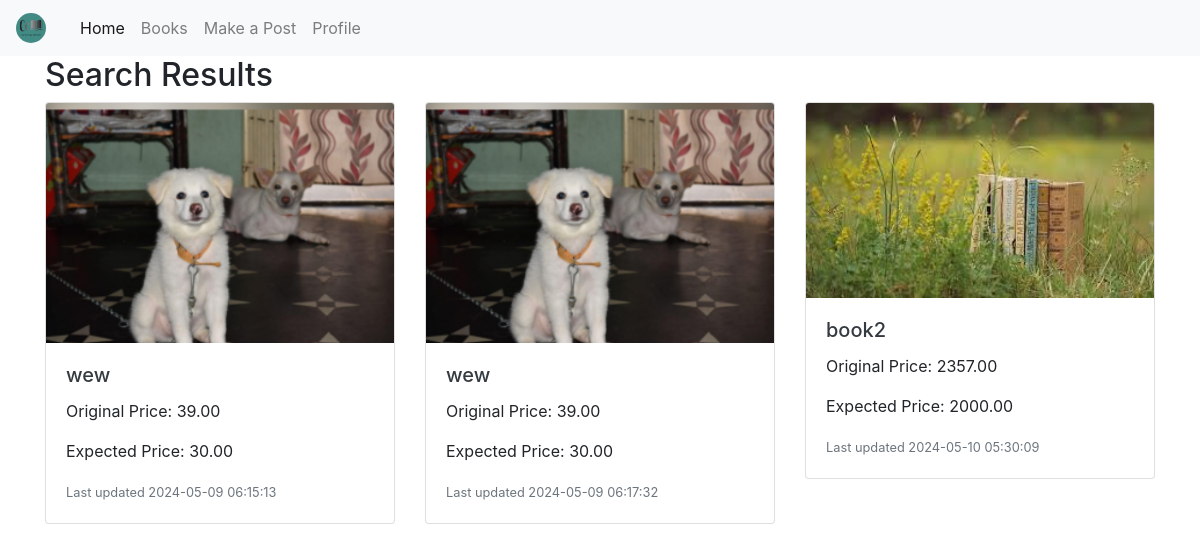
The app's page /search_1.php?category=education with its own data.
### tables this page shows
CREATE TABLE `postbook` (
  `b_id` int(11) NOT NULL,
  `b_name` varchar(255) NOT NULL,
  `b_isbn` varchar(20) NOT NULL,
  `b_auth` varchar(255) NOT NULL,
  `og_pr` decimal(10,2) NOT NULL,
  `ex_pr` decimal(10,2) NOT NULL,
  `descript` text NOT NULL,
  `pic1` varchar(255) NOT NULL,
  `pic2` varchar(255) DEFAULT NULL,
  `genr1` varchar(100) DEFAULT NULL,
  `genr2` varchar(100) DEFAULT NULL,
  `used` enum('N','Y') NOT NULL DEFAULT 'N',
  `user_id` int(11) NOT NULL,
  `dt_creation` timestamp NOT NULL DEFAULT current_timestamp(),
  `user_name` varchar(50) DEFAULT NULL
);

### search_1.php (the view, shortened to what this page needs)
<!DOCTYPE html>
<html lang="en">
<head>
  <link rel="stylesheet" href="https://stackpath.bootstrapcdn.com/bootstrap/4.5.2/css/bootstrap.min.css">
</head>
<body>
<nav class="navbar navbar-expand-lg navbar-light bg-light">
    <a class="navbar-brand" href="#"><img src="images\cc-high-resolution-logo.png" alt="Your Logo"></a>
  <div class="collapse navbar-collapse" id="navbarSupportedContent">
    <ul class="navbar-nav mr-auto">
      <li class="nav-item active">
        <a class="nav-link" href="home.php">Home</a>
      </li>
      <li class="nav-item">
        <a class="nav-link" href="#">Books</a>
      </li>
      <li class="nav-item">
        <a class="nav-link" href="makeapost.html">Make a Post</a>
      </li>
      <li class="nav-item">
        <a class="nav-link" href="#">Profile</a>
      </li>
    </ul>
  </div>
</nav>
<div class="container">
<?php
include 'dbconnect.php';
if ($_SERVER["REQUEST_METHOD"] == "GET" && isset($_GET["category"])) {
    $search_query = mysqli_real_escape_string($conn, $_GET["category"]);
    $sql = "SELECT * FROM `postbook` WHERE `genr1` = '$search_query' OR `genr2` = '$search_query'";
    $result = mysqli_query($conn, $sql);
    if ($result && mysqli_num_rows($result) > 0) {
        echo '<h2>Search Results</h2>';
        echo '<div class="row">';
        while ($row = mysqli_fetch_assoc($result)) {
            $bok_n = $row['b_name'];
            $og_pr = $row['og_pr'];
            $ex_pr = $row['ex_pr'];
            $time = $row['dt_creation'];
            $pic = $row['pic1'];
            $b_id = $row['b_id'];
            echo '<div class="col-md-4">
                <div class="card">
                    <img src="images/uploads/' . $pic . '" class="card-img-top" alt="Book Cover">
                    <div class="card-body">
                        <h5 class="card-title"><a href="book_display.php?b_id=' . $b_id . '" class="text-dark">' . $bok_n . '</a></h5>
                        <p class="card-text">Original Price: ' . $og_pr . '</p>
                        <p class="card-text">Expected Price: ' . $ex_pr . '</p>
                        <p class="card-text"><small class="text-muted">Last updated ' . $time . '</small></p>
                    </div>
                </div>
            </div>';
        }
        echo '</div>';
    } else {
        echo '<p>No results found for the selected genre.</p>';
    }
} else {
    header("Location: home.php");
    exit();
}
?>
</div>
</body>
</html>

### search_1.php (style rules this page uses)
.card { margin-bottom: 20px; }
.navbar-brand { display: flex; align-items: center; color: #333; font-weight: bold; text-decoration: none; }
.navbar-brand img { width: 30px; height: 30px; border-radius: 50%; margin-right: 10px; }

### records on screen
postbook: pic1 (picture), b_name "wew", og_pr "39.00", ex_pr "30.00", dt_creation "2024-05-09 06:15:13"
postbook: pic1 (picture), b_name "wew", og_pr "39.00", ex_pr "30.00", dt_creation "2024-05-09 06:17:32"
postbook: pic1 (picture), b_name "book2", og_pr "2357.00", ex_pr "2000.00", dt_creation "2024-05-10 05:30:09"
